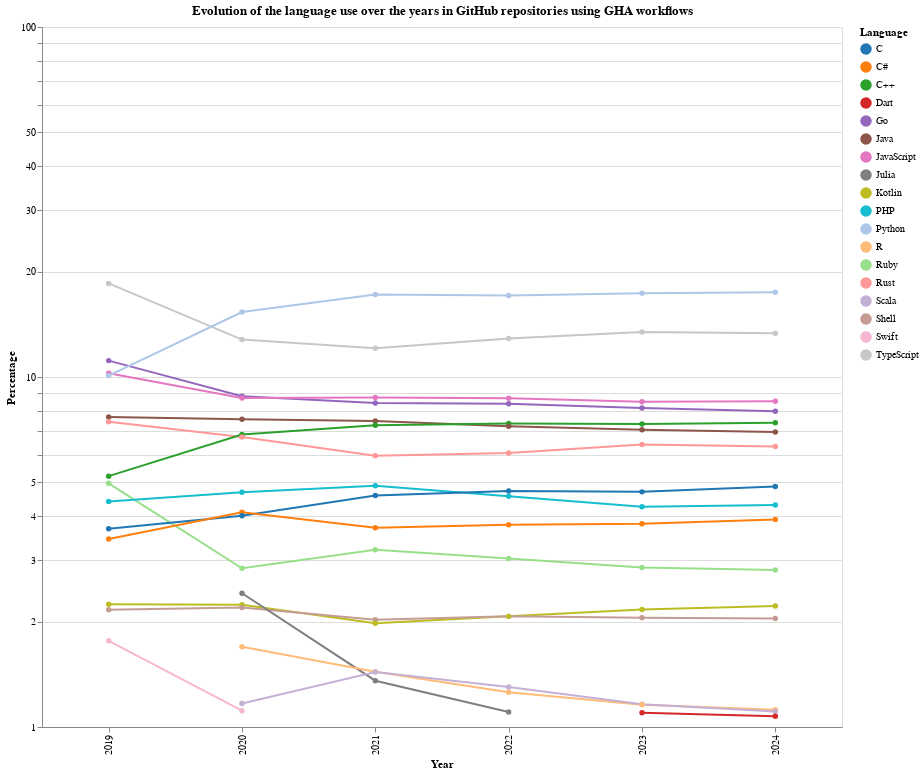

Notebook cell for this chart:
### Markdown cell above
## Draw a line chart representing the evolution of the languages over the years

- This plot will represent the evolution of the use of the different languages over the years.
- The languages that are less than 1% of the total will be grouped as Other.
- The percentage of each language will be represented on the y-axis and the year on the x-axis.

### Code cell
'''
The idea is to create a line chart using Altair.
To do so it is needed to regroup the different dataframes into a single one with a structure of year,language,percentage
'''

data = []

# The loop below will create a dictionary with the year, language and percentage for each year
# And then append it to the data list in order to later create a dataframe
for year, df in resulting_repartition:
    for _, row in df.iterrows():
        data.append({
            'Year': year,
            'Language': row['Language'],
            'Percentage': row['Percentage']
        })

resulting_df = pd.DataFrame(data)
resulting_df2= resulting_df[resulting_df['Language'] != 'Other'].copy()

# Random color palette generated thanks to ai.
color_palette = [
    '#1f77b4', '#ff7f0e', '#2ca02c', '#d62728', '#9467bd',
    '#8c564b', '#e377c2', '#7f7f7f', '#bcbd22', '#17becf',
    '#aec7e8', '#ffbb78', '#98df8a', '#ff9896', '#c5b0d5',
    '#c49c94', '#f7b6d2', '#c7c7c7', '#dbdb8d', '#9edae5'
]

'''
This part is used to create the line chart with Altair
'''
chart = alt.Chart(resulting_df2).mark_line(point=True).encode(
    x='Year:O',
    y=alt.Y('Percentage:Q', scale=alt.Scale(type='log')),
    color=alt.Color('Language:N', scale=alt.Scale(range=color_palette)),
    tooltip=['Year', 'Language', 'Percentage']
).properties(
    width=800,
    height=700,
    title='Evolution of the language use over the years in GitHub repositories using GHA workflows',
).interactive()

chart.show()

### Figure 1 — Vega-Lite specification as saved in the notebook (floating-point values rounded to 4 significant figures)
{"config": {"view": {"continuousWidth": 300, "continuousHeight": 300}}, "data": {"name": "data-839dc63bbf42857453330c99a251cee7"}, "mark": {"type": "line", "point": true}, "encoding": {"color": {"field": "Language", "scale": {"range": ["#1f77b4", "#ff7f0e", "#2ca02c", "#d62728", "#9467bd", "#8c564b", "#e377c2", "#7f7f7f", "#bcbd22", "#17becf", "#aec7e8", "#ffbb78", "#98df8a", "#ff9896", "#c5b0d5", "#c49c94", "#f7b6d2", "#c7c7c7", "#dbdb8d", "#9edae5"]}, "type": "nominal"}, "tooltip": [{"field": "Year", "type": "quantitative"}, {"field": "Language", "type": "nominal"}, {"field": "Percentage", "type": "quantitative"}], "x": {"field": "Year", "type": "ordinal"}, "y": {"field": "Percentage", "scale": {"type": "log"}, "type": "quantitative"}}, "height": 700, "params": [{"name": "param_4", "select": {"type": "interval", "encodings": ["x", "y"]}, "bind": "scales"}], "title": "Evolution of the language use over the years in GitHub repositories using GHA workflows", "width": 800, "$schema": "https://vega.github.io/schema/vega-lite/v5.20.1.json", "datasets": {"data-839dc63bbf42857453330c99a251cee7": [{"Year": 2019, "Language": "TypeScript", "Percentage": 18.51}, {"Year": 2019, "Language": "Go", "Percentage": 11.14}, {"Year": 2019, "Language": "JavaScript", "Percentage": 10.26}, {"Year": 2019, "Language": "Python", "Percentage": 10.1}, {"Year": 2019, "Language": "Java", "Percentage": 7.692}, {"Year": 2019, "Language": "Rust", "Percentage": 7.452}, {"Year": 2019, "Language": "C++", "Percentage": 5.208}, {"Year": 2019, "Language": "Ruby", "Percentage": 4.968}, {"Year": 2019, "Language": "PHP", "Percentage": 4.407}, {"Year": 2019, "Language": "C", "Percentage": 3.686}, {"Year": 2019, "Language": "C#", "Percentage": 3.446}, {"Year": 2019, "Language": "Kotlin", "Percentage": 2.244}, {"Year": 2019, "Language": "Shell", "Percentage": 2.163}, {"Year": 2019, "Language": "Swift", "Percentage": 1.763}, {"Year": 2020, "Language": "Python", "Percentage": 15.34}, {"Year": 2020, "Language": "TypeScript", "Percentage": 12.79}, {"Year": 2020, "Language": "Go", "Percentage": 8.805}, {"Year": 2020, "Language": "JavaScript", "Percentage": 8.706}, {"Year": 2020, "Language": "Java", "Percentage": 7.577}, {"Year": 2020, "Language": "C++", "Percentage": 6.848}, {"Year": 2020, "Language": "Rust", "Percentage": 6.74}, {"Year": 2020, "Language": "PHP", "Percentage": 4.683}, {"Year": 2020, "Language": "C#", "Percentage": 4.107}, {"Year": 2020, "Language": "C", "Percentage": 4.015}, {"Year": 2020, "Language": "Ruby", "Percentage": 2.84}, {"Year": 2020, "Language": "Julia", "Percentage": 2.411}, {"Year": 2020, "Language": "Kotlin", "Percentage": 2.234}, {"Year": 2020, "Language": "Shell", "Percentage": 2.196}, {"Year": 2020, "Language": "R", "Percentage": 1.697}, {"Year": 2020, "Language": "Scala", "Percentage": 1.167}, {"Year": 2020, "Language": "Swift", "Percentage": 1.113}, {"Year": 2021, "Language": "Python", "Percentage": 17.2}, {"Year": 2021, "Language": "TypeScript", "Percentage": 12.08}, {"Year": 2021, "Language": "JavaScript", "Percentage": 8.741}, {"Year": 2021, "Language": "Go", "Percentage": 8.433}, {"Year": 2021, "Language": "Java", "Percentage": 7.49}, {"Year": 2021, "Language": "C++", "Percentage": 7.276}, {"Year": 2021, "Language": "Rust", "Percentage": 5.961}, {"Year": 2021, "Language": "PHP", "Percentage": 4.887}, {"Year": 2021, "Language": "C", "Percentage": 4.583}, {"Year": 2021, "Language": "C#", "Percentage": 3.708}, {"Year": 2021, "Language": "Ruby", "Percentage": 3.208}, {"Year": 2021, "Language": "Shell", "Percentage": 2.025}, {"Year": 2021, "Language": "Kotlin", "Percentage": 1.98}, {"Year": 2021, "Language": "R", "Percentage": 1.439}, {"Year": 2021, "Language": "Scala", "Percentage": 1.435}, {"Year": 2021, "Language": "Julia", "Percentage": 1.356}, {"Year": 2022, "Language": "Python", "Percentage": 17.1}, {"Year": 2022, "Language": "TypeScript", "Percentage": 12.88}, {"Year": 2022, "Language": "JavaScript", "Percentage": 8.69}, {"Year": 2022, "Language": "Go", "Percentage": 8.392}, {"Year": 2022, "Language": "C++", "Percentage": 7.364}, {"Year": 2022, "Language": "Java", "Percentage": 7.231}, {"Year": 2022, "Language": "Rust", "Percentage": 6.07}, {"Year": 2022, "Language": "C", "Percentage": 4.723}, {"Year": 2022, "Language": "PHP", "Percentage": 4.567}, {"Year": 2022, "Language": "C#", "Percentage": 3.782}, {"Year": 2022, "Language": "Ruby", "Percentage": 3.032}, {"Year": 2022, "Language": "Shell", "Percentage": 2.071}, {"Year": 2022, "Language": "Kotlin", "Percentage": 2.071}, {"Year": 2022, "Language": "Scala", "Percentage": 1.3}, {"Year": 2022, "Language": "R", "Percentage": 1.257}, {"Year": 2022, "Language": "Julia", "Percentage": 1.103}, {"Year": 2023, "Language": "Python", "Percentage": 17.36}, {"Year": 2023, "Language": "TypeScript", "Percentage": 13.45}, {"Year": 2023, "Language": "JavaScript", "Percentage": 8.496}, {"Year": 2023, "Language": "Go", "Percentage": 8.157}, {"Year": 2023, "Language": "C++", "Percentage": 7.337}, {"Year": 2023, "Language": "Java", "Percentage": 7.073}, {"Year": 2023, "Language": "Rust", "Percentage": 6.412}, {"Year": 2023, "Language": "C", "Percentage": 4.697}, {"Year": 2023, "Language": "PHP", "Percentage": 4.261}, {"Year": 2023, "Language": "C#", "Percentage": 3.806}, {"Year": 2023, "Language": "Ruby", "Percentage": 2.856}, {"Year": 2023, "Language": "Kotlin", "Percentage": 2.168}, {"Year": 2023, "Language": "Shell", "Percentage": 2.052}, {"Year": 2023, "Language": "Scala", "Percentage": 1.161}, {"Year": 2023, "Language": "R", "Percentage": 1.158}, {"Year": 2023, "Language": "Dart", "Percentage": 1.099}, {"Year": 2024, "Language": "Python", "Percentage": 17.47}, {"Year": 2024, "Language": "TypeScript", "Percentage": 13.34}, {"Year": 2024, "Language": "JavaScript", "Percentage": 8.522}, {"Year": 2024, "Language": "Go", "Percentage": 7.986}, {"Year": 2024, "Language": "C++", "Percentage": 7.398}, {"Year": 2024, "Language": "Java", "Percentage": 6.966}, {"Year": 2024, "Language": "Rust", "Percentage": 6.334}, {"Year": 2024, "Language": "C", "Percentage": 4.866}, {"Year": 2024, "Language": "PHP", "Percentage": 4.309}, {"Year": 2024, "Language": "C#", "Percentage": 3.919}, {"Year": 2024, "Language": "Ruby", "Percentage": 2.811}, {"Year": 2024, "Language": "Kotlin", "Percentage": 2.218}, {"Year": 2024, "Language": "Shell", "Percentage": 2.043}, {"Year": 2024, "Language": "R", "Percentage": 1.119}, {"Year": 2024, "Language": "Scala", "Percentage": 1.108}, {"Year": 2024, "Language": "Dart", "Percentage": 1.073}]}}
